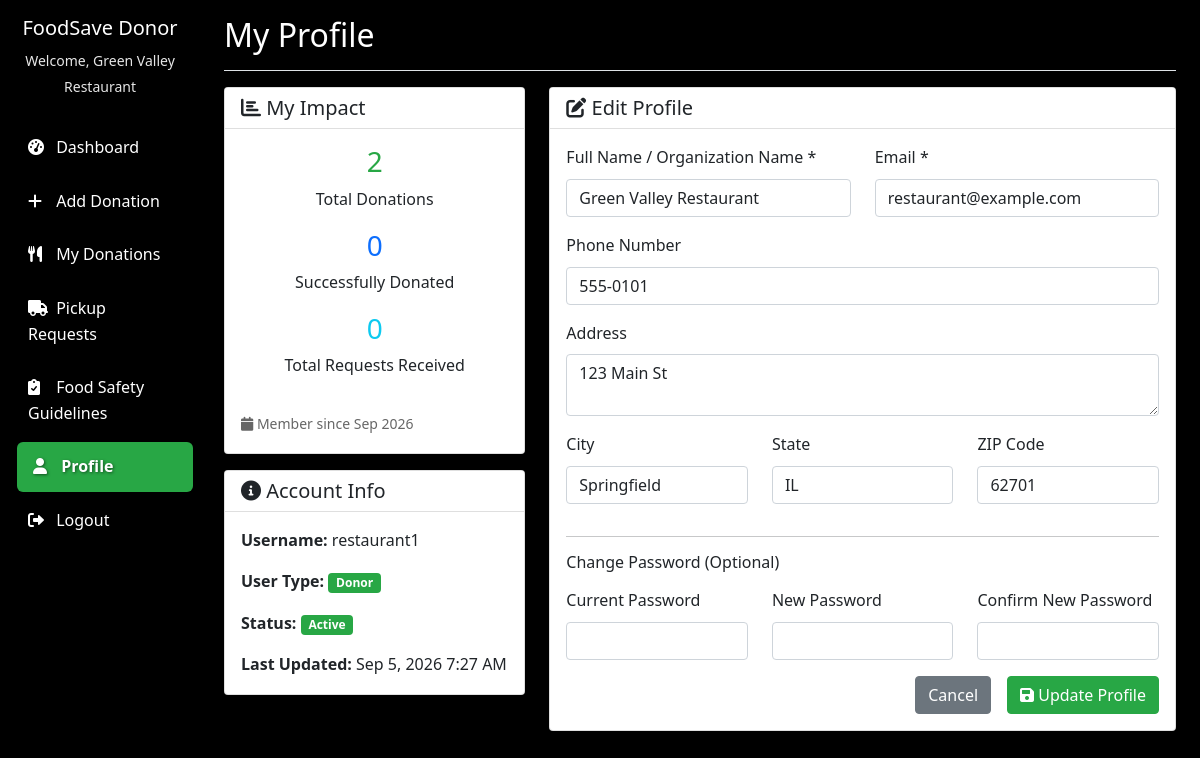
The app's page /donor/profile.php (signed in) with its own data.
### tables this page shows
CREATE TABLE users (
    id INT AUTO_INCREMENT PRIMARY KEY,
    username VARCHAR(50) UNIQUE NOT NULL,
    email VARCHAR(100) UNIQUE NOT NULL,
    password VARCHAR(255) NOT NULL,
    user_type ENUM('admin', 'donor', 'ngo', 'volunteer', 'driver') NOT NULL,
    full_name VARCHAR(150) NOT NULL,
    organization_name VARCHAR(150),
    phone VARCHAR(20),
    address TEXT,
    city VARCHAR(50),
    state VARCHAR(50),
    zip_code VARCHAR(10),
    status ENUM('active', 'pending', 'inactive') DEFAULT 'pending',
    created_at TIMESTAMP DEFAULT CURRENT_TIMESTAMP,
    updated_at TIMESTAMP DEFAULT CURRENT_TIMESTAMP ON UPDATE CURRENT_TIMESTAMP
);

### donor/profile.php (the view, shortened to what this page needs)
<?php
try {
    $pdo = getDBConnection();
    $stmt = $pdo->prepare("SELECT * FROM users WHERE id = ?");
    $stmt->execute([$_SESSION['user_id']]);
    $user = $stmt->fetch(PDO::FETCH_ASSOC);
    $stmt = $pdo->prepare("SELECT COUNT(*) as total_donations FROM food_donations WHERE donor_id = ?");
    $stmt->execute([$_SESSION['user_id']]);
    $stats['total_donations'] = $stmt->fetch(PDO::FETCH_ASSOC)['total_donations'];
    $stmt = $pdo->prepare("SELECT COUNT(*) as completed_donations FROM food_donations WHERE donor_id = ? AND status = 'picked_up'");
    $stmt->execute([$_SESSION['user_id']]);
    $stats['completed_donations'] = $stmt->fetch(PDO::FETCH_ASSOC)['completed_donations'];
    $stmt = $pdo->prepare("
        SELECT COUNT(*) as total_requests
        FROM pickup_requests pr
        JOIN food_donations fd ON pr.donation_id = fd.id
        WHERE fd.donor_id = ?
    ");
    $stmt->execute([$_SESSION['user_id']]);
    $stats['total_requests'] = $stmt->fetch(PDO::FETCH_ASSOC)['total_requests'];
} catch (PDOException $e) {
    $error = 'Database error: ' . $e->getMessage();
}
?>
<!DOCTYPE html>
<html lang="en">
<head>
    <link href="https://cdn.jsdelivr.net/npm/bootstrap@5.1.3/dist/css/bootstrap.min.css" rel="stylesheet">
    <link href="https://cdnjs.cloudflare.com/ajax/libs/font-awesome/6.0.0/css/all.min.css" rel="stylesheet">
    <link href="../assets/css/style.css" rel="stylesheet">
</head>
<body>
    <div class="container-fluid">
        <div class="row">
            <nav class="col-md-3 col-lg-2 d-md-block sidebar collapse">
                <div class="position-sticky pt-3">
                    <div class="text-center mb-4">
                        <h5 class="text-white">FoodSave Donor</h5>
                        <small class="text-muted">Welcome, <?php echo $_SESSION['full_name']; ?></small>
                    </div>
                    <ul class="nav flex-column">
                        <li class="nav-item">
                            <a class="nav-link" href="dashboard.php">
                                <i class="fas fa-tachometer-alt"></i> Dashboard
                            </a>
                        </li>
                        <li class="nav-item">
                            <a class="nav-link" href="add_donation.php">
                                <i class="fas fa-plus"></i> Add Donation
                            </a>
                        </li>
                        <li class="nav-item">
                            <a class="nav-link" href="my_donations.php">
                                <i class="fas fa-utensils"></i> My Donations
                            </a>
                        </li>
                        <li class="nav-item">
                            <a class="nav-link" href="pickup_requests.php">
                                <i class="fas fa-truck"></i> Pickup Requests
                            </a>
                        </li>
                        <li class="nav-item">
                            <a class="nav-link" href="food_safety.php">
                                <i class="fas fa-clipboard-check"></i> Food Safety Guidelines
                            </a>
                        </li>
                        <li class="nav-item">
                            <a class="nav-link active" href="profile.php">
                                <i class="fas fa-user"></i> Profile
                            </a>
                        </li>
                        <li class="nav-item">
                            <a class="nav-link" href="logout.php">
                                <i class="fas fa-sign-out-alt"></i> Logout
                            </a>
                        </li>
                    </ul>
                </div>
            </nav>
            <main class="col-md-9 ms-sm-auto col-lg-10 px-md-4">
                <div class="d-flex justify-content-between flex-wrap flex-md-nowrap align-items-center pt-3 pb-2 mb-3 border-bottom">
                    <h1 class="h2" style="color:white; text-shadow: 2px 2px 4px #000;">My Profile</h1>
                </div>
                <div class="row">
                    <div class="col-md-4 mb-4">
                        <div class="card">
                            <div class="card-header">
                                <h5 class="mb-0 text-dark"><i class="fas fa-chart-bar"></i> My Impact</h5>
                            </div>
                            <div class="card-body">
                                <div class="row text-center">
                                    <div class="col-12 mb-3">
                                        <h3 class="text-success"><?php echo $stats['total_donations']; ?></h3>
                                        <p class="mb-0">Total Donations</p>
                                    </div>
                                    <div class="col-12 mb-3">
                                        <h3 class="text-primary"><?php echo $stats['completed_donations']; ?></h3>
                                        <p class="mb-0">Successfully Donated</p>
                                    </div>
                                    <div class="col-12 mb-3">
                                        <h3 class="text-info"><?php echo $stats['total_requests']; ?></h3>
                                        <p class="mb-0">Total Requests Received</p>
                                    </div>
                                </div>
                                <div class="mt-3">
                                    <small class="text-muted">
                                        <i class="fas fa-calendar"></i> Member since <?php echo date('M Y', strtotime($user['created_at'])); ?>
                                    </small>
                                </div>
                            </div>
                        </div>
                        <div class="card mt-3">
                            <div class="card-header">
                                <h5 class="mb-0 text-dark"><i class="fas fa-info-circle"></i> Account Info</h5>
                            </div>
                            <div class="card-body">
                                <p><strong>Username:</strong> <?php echo htmlspecialchars($user['username']); ?></p>
                                <p><strong>User Type:</strong> <span class="badge bg-success">Donor</span></p>
                                <p><strong>Status:</strong> <span class="badge bg-success">Active</span></p>
                                <p class="mb-0"><strong>Last Updated:</strong> <?php echo date('M j, Y g:i A', strtotime($user['updated_at'])); ?></p>
                            </div>
                        </div>
                    </div>
                    <div class="col-md-8">
                        <div class="card">
                            <div class="card-header">
                                <h5 class="mb-0 text-dark"><i class="fas fa-edit"></i> Edit Profile</h5>
                            </div>
                            <div class="card-body">
                                <form method="POST">
                                    <div class="row">
                                        <div class="col-md-6 mb-3">
                                            <label for="full_name" class="form-label">Full Name / Organization Name *</label>
                                            <input type="text" class="form-control" id="full_name" name="full_name"
                                                   value="<?php echo htmlspecialchars($user['full_name']); ?>" required>
                                        </div>
                                        <div class="col-md-6 mb-3">
                                            <label for="email" class="form-label">Email *</label>
                                            <input type="email" class="form-control" id="email" name="email"
                                                   value="<?php echo htmlspecialchars($user['email']); ?>" required>
                                        </div>
                                    </div>
                                    <div class="mb-3">
                                        <label for="phone" class="form-label">Phone Number</label>
                                        <input type="tel" class="form-control" id="phone" name="phone"
                                               value="<?php echo htmlspecialchars($user['phone']); ?>">
                                    </div>
                                    <div class="mb-3">
                                        <label for="address" class="form-label">Address</label>
                                        <textarea class="form-control" id="address" name="address" rows="2"><?php echo htmlspecialchars($user['address']); ?></textarea>
                                    </div>
                                    <div class="row">
                                        <div class="col-md-4 mb-3">
                                            <label for="city" class="form-label">City</label>
                                            <input type="text" class="form-control" id="city" name="city"
                                                   value="<?php echo htmlspecialchars($user['city']); ?>">
                                        </div>
                                        <div class="col-md-4 mb-3">
                                            <label for="state" class="form-label">State</label>
                                            <input type="text" class="form-control" id="state" name="state"
                                                   value="<?php echo htmlspecialchars($user['state']); ?>">
                                        </div>
                                        <div class="col-md-4 mb-3">
                                            <label for="zip_code" class="form-label">ZIP Code</label>
                                            <input type="text" class="form-control" id="zip_code" name="zip_code"
                                                   value="<?php echo htmlspecialchars($user['zip_code']); ?>">
                                        </div>
                                    </div>
                                    <hr>
                                    <h6 class="mb-3">Change Password (Optional)</h6>
                                    <div class="row">
                                        <div class="col-md-4 mb-3">
                                            <label for="current_password" class="form-label">Current Password</label>
                                            <input type="password" class="form-control" id="current_password" name="current_password">
                                        </div>
                                        <div class="col-md-4 mb-3">
                                            <label for="new_password" class="form-label">New Password</label>
                                            <input type="password" class="form-control" id="new_password" name="new_password">
                                        </div>
                                        <div class="col-md-4 mb-3">
                                            <label for="confirm_password" class="form-label">Confirm New Password</label>
                                            <input type="password" class="form-control" id="confirm_password" name="confirm_password">
                                        </div>
                                    </div>
                                    <div class="d-grid gap-2 d-md-flex justify-content-md-end">
                                        <a href="dashboard.php" class="btn btn-secondary me-md-2">Cancel</a>
                                        <button type="submit" class="btn btn-success">
                                            <i class="fas fa-save"></i> Update Profile
                                        </button>
                                    </div>
                                </form>
                            </div>
                        </div>
                    </div>
                </div>
            </main>
        </div>
    </div>
</body>
</html>

### assets/css/style.css (style rules this page uses)
:root { --primary-color: #28a745; --secondary-color: #6c757d; --success-color: #28a745; --danger-color: #dc3545; --warning-color: #ffc107; --info-color: #17a2b8; --light-color: #f8f9fa; --dark-color: #343a40; }
html { height: 100%; width: 100%; margin: 0; padding: 0; }
body { margin: 0; padding: 0; min-height: 100vh; width: 100%; font-family: 'Segoe UI', Tahoma, Geneva, Verdana, sans-serif; line-height: 1.6; position: relative; background-color: #000; overflow-x: hidden; color: #f8f9fa; }
body::before { content: ''; position: fixed; top: 0; left: 0; right: 0; bottom: 0; background-image: url('https://hospitalityinsights.ehl.edu/hubfs/Blog-EHL-Insights/Blog-Header-EHL-Insights/AdobeStock_264542845.jpeg'); background-position: center center; background-repeat: no-repeat; background-attachment: fixed; -webkit-background-size: cover; -moz-background-size: cover; -ms-background-size: cover; -o-background-size: cover; background-size: cover; z-index: -2; -webkit-filter: blur(3px); -moz-filter: blur(3px); -o-filter: blur(3px); -ms-filter: blur(3px); filter: blur(3px); transform: scale(1.1); }
body::after { content: ''; position: fixed; top: 0; left: 0; right: 0; bottom: 0; background: linear-gradient( to bottom, rgba(0, 0, 0, 0.7) 0%, rgba(0, 0, 0, 0.6) 50%, rgba(0, 0, 0, 0.7) 100% ); z-index: -1; pointer-events: none; }
.container, .navbar, main, section, .card { position: relative; z-index: 1; }
main { color: inherit; }
main h1, main h2, main h3, main h4, main h5, main h6 { color: #ffffff; }
main .card h1, main .card h2, main .card h3, main .card h4, main .card h5, main .card h6, main .modal-content h1, main .modal-content h2, main .modal-content h3, main .modal-content h4, main .modal-content h5, main .modal-content h6 { color: #212529; }
main .card .card-header { background-color: rgba(255, 255, 255, 0.92); color: #212529; }
main .text-muted { color: rgba(255, 255, 255, 0.7) !important; }
* { -webkit-font-smoothing: antialiased; -moz-osx-font-smoothing: grayscale; }
.card, .modal-content, .offcanvas { color: #212529; }
.btn-success { background-color: var(--primary-color); border-color: var(--primary-color); }
.text-success { color: var(--primary-color) !important; }
.bg-success { background-color: var(--primary-color) !important; }
main .card .text-muted, .modal-content .text-muted, .offcanvas .text-muted { color: rgba(0, 0, 0, 0.6) !important; }
.sidebar { min-height: 100vh; background-color: rgba(0, 0, 0, 0.7); backdrop-filter: blur(10px); -webkit-backdrop-filter: blur(10px); }
.sidebar small.text-muted { color: #ffffff !important; opacity: 0.9; }
.sidebar .text-center.mb-4 h5, .sidebar .text-center.mb-4 small { color: #ffffff !important; text-shadow: 1px 1px 3px rgba(0, 0, 0, 0.5); }
.sidebar .nav-link { color: #ffffff !important; padding: 0.75rem 1rem; border-radius: 0.375rem; margin-bottom: 0.25rem; text-shadow: 1px 1px 3px rgba(0, 0, 0, 0.5); transition: all 0.3s ease; font-weight: 500; }
.sidebar .nav-link:hover, .sidebar .nav-link.active { color: #ffffff !important; background-color: var(--primary-color); transform: translateX(5px); font-weight: 600; }
.sidebar .nav-link i { margin-right: 0.5rem; width: 1rem; color: #ffffff; }
.text-muted { color: rgba(255, 255, 255, 0.7) !important; }

### records on screen
users: created_at "Sep 2026", username "restaurant1", updated_at "Sep 5, 2026 7:27 AM", full_name "Green Valley Restaurant", email "restaurant@example.com", phone "555-0101", address "123 Main St", city "Springfield", state "IL", zip_code "62701"

### other values on screen
$_SESSION['full_name'] "Green Valley Restaurant"
$stats['total_donations'] "2"
$stats['completed_donations'] "0"
$stats['total_requests'] "0"
